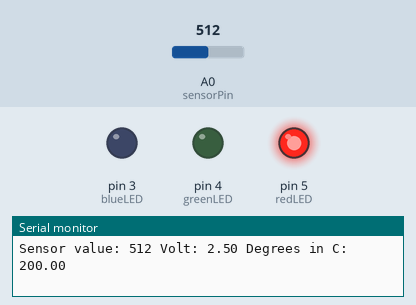
Bench run of a sketch on a simulated Arduino Uno, built with avr-gcc and run on an emulated ATmega328P. On the bench: output pins drawn as LEDs (lit = HIGH), the last lines printed to the serial monitor. Inputs (shaded band) come from the test bench; at power-on: A0 (sensorPin) = 512.

Above: at 1.9 s.
2.0 s: A0 (sensorPin) set to 170
5.0 s: A0 (sensorPin) set to 153
At 6.1 s:
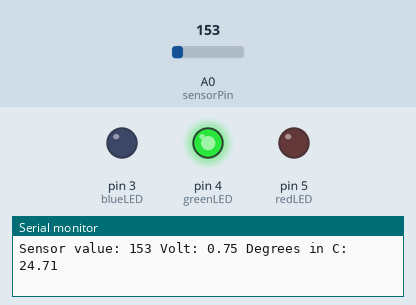
8.0 s: A0 (sensorPin) set to 122
At 9.1 s:
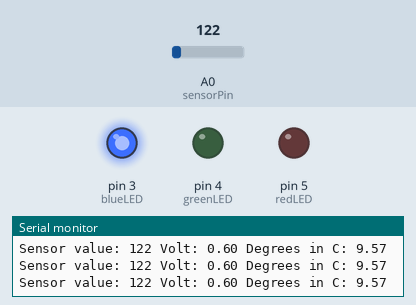
9.7 s: A0 (sensorPin) set to 306
At 10.7 s:
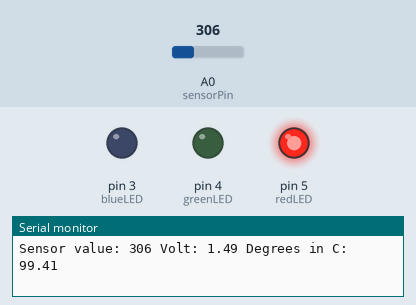
Timing chart, 0 to 12.3 s (numbered marks = the images above; inputs shaded):
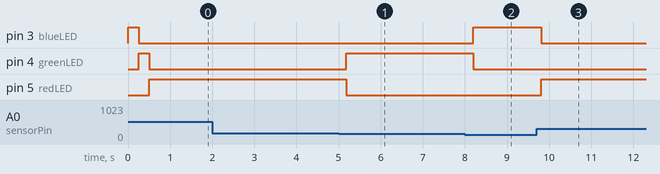

Measured:
- the behaviour switches between 164 and 163 on A0 (sensorPin) (found by bisection; images 0 and 1)
- after the input at 5.0 s, pin 4 (greenLED): LOW → HIGH after 0.18 s; pin 5 (redLED): HIGH → LOW after 0.18 s
- after the input at 8.0 s, pin 3 (blueLED): LOW → HIGH after 0.20 s; pin 4 (greenLED): HIGH → LOW after 0.20 s
- after the input at 9.7 s, pin 3 (blueLED): HIGH → LOW after 0.11 s; pin 5 (redLED): LOW → HIGH after 0.11 s

The sketch:

thermometer.ino
```cpp
const int sensorPin = A0;

const int blueLED = 3;
const int greenLED = 4;
const int redLED = 5;

const float coldBarrier = 20.0;
const float hotBarrier = 30.0;

int sensorVal = 0;
float voltage = 0.0;
float degree = 0.0;


void setup() {

    // Open serial port (9600 baud for Arduino)
    Serial.begin(9600);

    // Initialize all pins
    for (int pinNumber = 3; pinNumber <= 5; pinNumber++) {
        pinMode(pinNumber, OUTPUT);
    }

    // Let every LED blink at least once to see if they are working
    for (int pinNumber = 3; pinNumber <= 5; pinNumber++) {
        digitalWrite(pinNumber, HIGH);
        delay(250);
        digitalWrite(pinNumber, LOW);
    }
}

void loop() {

    readDegree();
    printDegree();
    writeDegree();

    delay(200);
}

void readDegree() {
    sensorVal = analogRead(sensorPin);
    voltage = (sensorVal / 1024.0) * 5.0;
    degree = (voltage - 0.5) * 100.0;
}

void printDegree() {
    Serial.print("Sensor value: ");
    Serial.print(sensorVal);
    Serial.print(" Volt: ");
    Serial.print(voltage);
    Serial.print(" Degrees in C: ");
    Serial.println(degree);
}

void writeDegree() {
    if (degree < coldBarrier) {
        digitalWrite(blueLED, HIGH);
        digitalWrite(greenLED, LOW);
        digitalWrite(redLED, LOW);
    } else if ((degree >= coldBarrier) && (degree < hotBarrier)) {
        digitalWrite(blueLED, LOW);
        digitalWrite(greenLED, HIGH);
        digitalWrite(redLED, LOW);
    } else if (degree >= hotBarrier) {
        digitalWrite(blueLED, LOW);
        digitalWrite(greenLED, LOW);
        digitalWrite(redLED, HIGH);
    }
}
```
